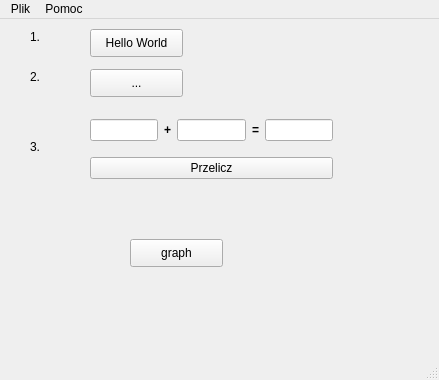
<?xml version="1.0" encoding="UTF-8"?>
<ui version="4.0">
 <class>MainWindow</class>
 <widget class="QMainWindow" name="MainWindow">
  <property name="geometry">
   <rect>
    <x>0</x>
    <y>0</y>
    <width>439</width>
    <height>380</height>
   </rect>
  </property>
  <property name="windowTitle">
   <string>MainWindow</string>
  </property>
  <widget class="QWidget" name="centralwidget">
   <widget class="QPushButton" name="pbHello">
    <property name="geometry">
     <rect>
      <x>90</x>
      <y>10</y>
      <width>93</width>
      <height>28</height>
     </rect>
    </property>
    <property name="text">
     <string>Hello World</string>
    </property>
   </widget>
   <widget class="QPushButton" name="pbLoad">
    <property name="geometry">
     <rect>
      <x>90</x>
      <y>50</y>
      <width>93</width>
      <height>28</height>
     </rect>
    </property>
    <property name="text">
     <string>...</string>
    </property>
   </widget>
   <widget class="QWidget" name="verticalLayoutWidget">
    <property name="geometry">
     <rect>
      <x>90</x>
      <y>90</y>
      <width>243</width>
      <height>80</height>
     </rect>
    </property>
    <layout class="QVBoxLayout" name="verticalLayout">
     <item>
      <layout class="QHBoxLayout" name="horizontalLayout">
       <item>
        <widget class="QLineEdit" name="leA"/>
       </item>
       <item>
        <widget class="QLabel" name="label">
         <property name="font">
          <font>
           <weight>75</weight>
           <bold>true</bold>
          </font>
         </property>
         <property name="text">
          <string>+</string>
         </property>
         <property name="alignment">
          <set>Qt::AlignCenter</set>
         </property>
        </widget>
       </item>
       <item>
        <widget class="QLineEdit" name="leB"/>
       </item>
       <item>
        <widget class="QLabel" name="label_2">
         <property name="font">
          <font>
           <weight>75</weight>
           <bold>true</bold>
          </font>
         </property>
         <property name="text">
          <string>=</string>
         </property>
         <property name="alignment">
          <set>Qt::AlignCenter</set>
         </property>
        </widget>
       </item>
       <item>
        <widget class="QLineEdit" name="leResult"/>
       </item>
      </layout>
     </item>
     <item>
      <widget class="QPushButton" name="pbCalculate">
       <property name="text">
        <string>Przelicz</string>
       </property>
      </widget>
     </item>
    </layout>
   </widget>
   <widget class="QLabel" name="label_3">
    <property name="geometry">
     <rect>
      <x>30</x>
      <y>10</y>
      <width>55</width>
      <height>16</height>
     </rect>
    </property>
    <property name="text">
     <string>1.</string>
    </property>
   </widget>
   <widget class="QLabel" name="label_4">
    <property name="geometry">
     <rect>
      <x>30</x>
      <y>50</y>
      <width>55</width>
      <height>16</height>
     </rect>
    </property>
    <property name="text">
     <string>2.</string>
    </property>
   </widget>
   <widget class="QLabel" name="label_5">
    <property name="geometry">
     <rect>
      <x>30</x>
      <y>120</y>
      <width>55</width>
      <height>16</height>
     </rect>
    </property>
    <property name="text">
     <string>3.</string>
    </property>
   </widget>
   <widget class="QPushButton" name="pbGraph">
    <property name="geometry">
     <rect>
      <x>130</x>
      <y>220</y>
      <width>93</width>
      <height>28</height>
     </rect>
    </property>
    <property name="text">
     <string>graph</string>
    </property>
   </widget>
  </widget>
  <widget class="QMenuBar" name="menubar">
   <property name="geometry">
    <rect>
     <x>0</x>
     <y>0</y>
     <width>439</width>
     <height>26</height>
    </rect>
   </property>
   <widget class="QMenu" name="menuWczytaj_plik">
    <property name="title">
     <string>Plik</string>
    </property>
    <addaction name="actionWczytaj_plik"/>
   </widget>
   <widget class="QMenu" name="menuPomoc">
    <property name="title">
     <string>Pomoc</string>
    </property>
    <addaction name="actionO_programie"/>
   </widget>
   <addaction name="menuWczytaj_plik"/>
   <addaction name="menuPomoc"/>
  </widget>
  <widget class="QStatusBar" name="statusbar"/>
  <action name="actionWczytaj_plik">
   <property name="text">
    <string>Wczytaj plik</string>
   </property>
  </action>
  <action name="actionO_programie">
   <property name="text">
    <string>O programie</string>
   </property>
  </action>
 </widget>
 <resources/>
 <connections/>
</ui>
